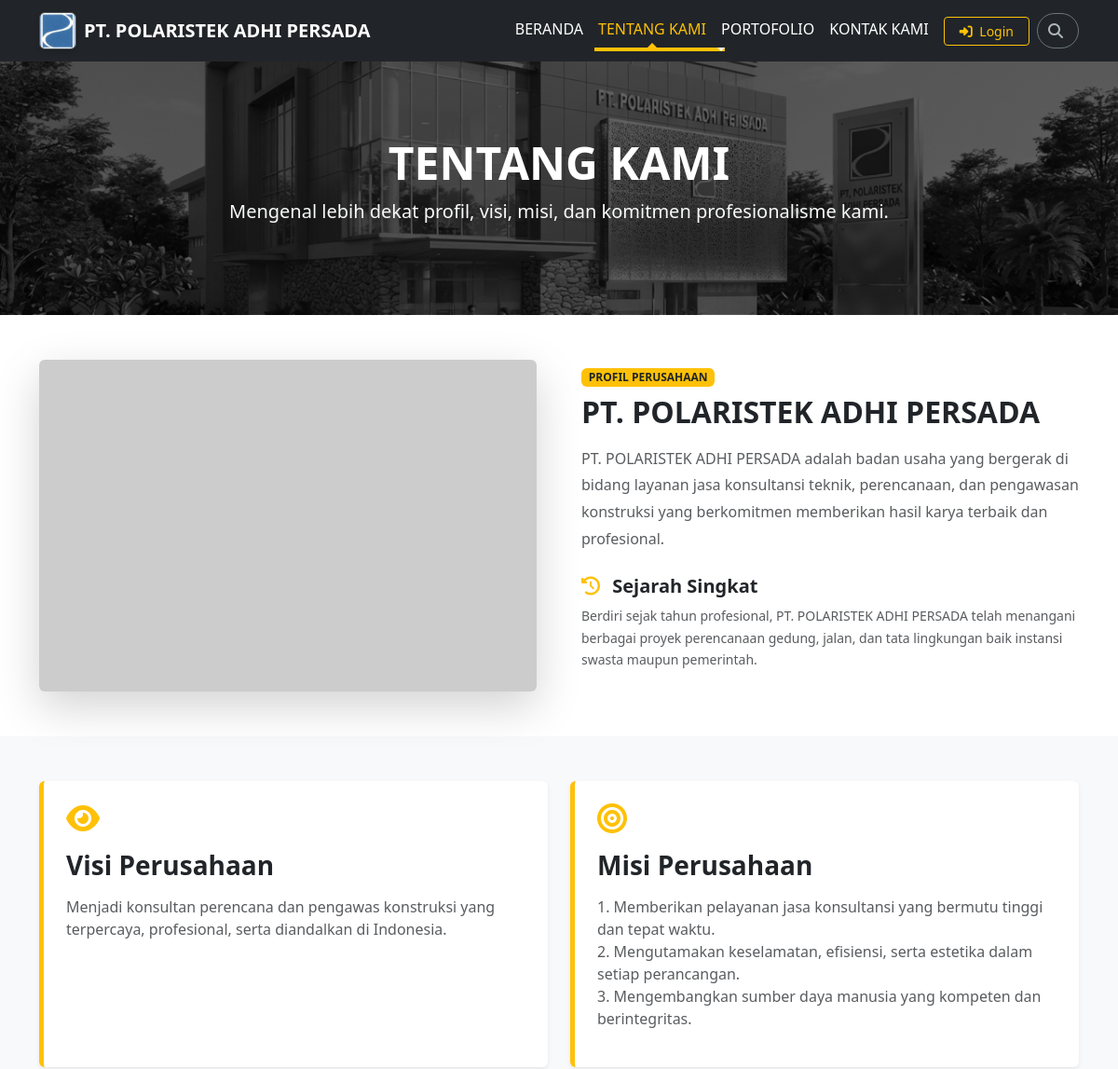
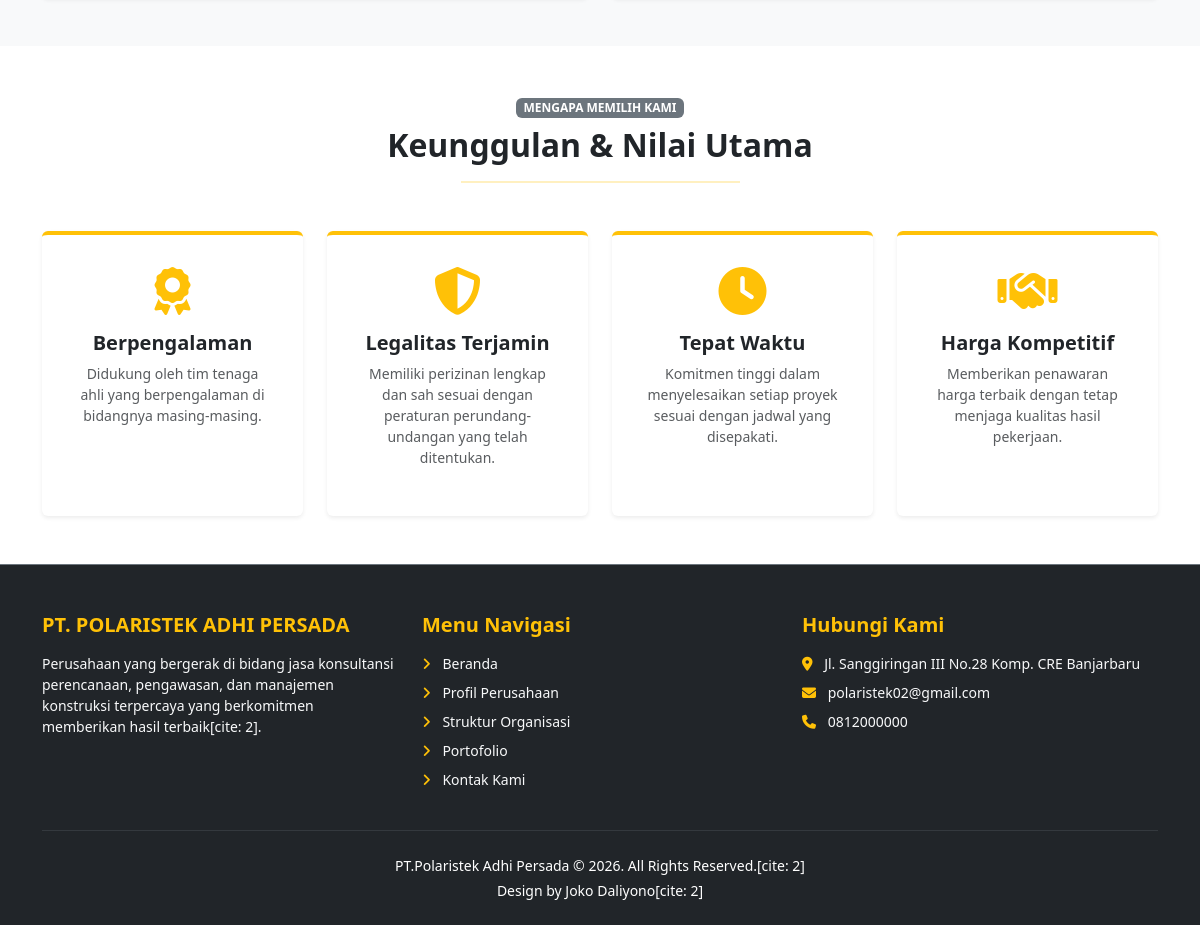
Screenshot of /tentangkami/profile_perusahaan.php with the database file from the repository (2 pictures, top to bottom).
### tables this page shows
CREATE TABLE `page_banners` (
  `id` int(11) NOT NULL,
  `page_name` varchar(50) NOT NULL,
  `title` varchar(100) NOT NULL,
  `subtitle` text DEFAULT NULL,
  `background_image` varchar(255) NOT NULL
);

CREATE TABLE `tentang_kami` (
  `id` int(11) NOT NULL,
  `judul_profil` varchar(255) NOT NULL,
  `deskripsi_profil` text NOT NULL,
  `sejarah` text NOT NULL,
  `visi` text NOT NULL,
  `misi` text NOT NULL,
  `gambar_profil` varchar(255) NOT NULL
);

CREATE TABLE `keunggulan_perusahaan` (
  `id` int(11) NOT NULL,
  `icon` varchar(50) NOT NULL,
  `judul` varchar(100) NOT NULL,
  `deskripsi` text NOT NULL
);

### tentangkami/profile_perusahaan.php (the view, shortened to what this page needs)
<?php
include '../koneksi/koneksi.php';
$query_profil = mysqli_query($conn, "SELECT * FROM tentang_kami WHERE id = 1");
$profil = mysqli_fetch_assoc($query_profil);
$query_keunggulan = mysqli_query($conn, "SELECT * FROM keunggulan_perusahaan");
$q_banner = mysqli_query($conn, "SELECT * FROM page_banners WHERE page_name='profil_perusahaan' ORDER BY id DESC LIMIT 1");
$banner = mysqli_fetch_assoc($q_banner);
$title = isset($banner['title']) ? $banner['title'] : 'TENTANG KAMI';
$subtitle = isset($banner['subtitle']) ? $banner['subtitle'] : 'Mengenal lebih dekat profil, visi, misi, dan komitmen profesionalisme kami.';
?>
<!DOCTYPE html>
<html lang="id">
<head>
    <link href="https://cdn.jsdelivr.net/npm/bootstrap@5.3.0/dist/css/bootstrap.min.css" rel="stylesheet">
    <link rel="stylesheet" href="https://cdnjs.cloudflare.com/ajax/libs/font-awesome/6.4.0/css/all.min.css">
</head>
<body>
<?php include '../koneksi/navbar.php'; ?>
<header class="hero-section text-center">
    <div class="container">
        <h1 class="fw-bold display-5"><?= htmlspecialchars($title); ?></h1>
        <p class="lead text-light"><?= htmlspecialchars($subtitle); ?></p>
    </div>
</header>
<section class="py-5">
    <div class="container">
        <div class="row align-items-center g-5">
            <div class="col-lg-6">
                <img src="../img/<?= htmlspecialchars($profil['gambar_profil']); ?>" alt="Profil Perusahaan" class="img-fluid rounded shadow-lg w-100" style="max-height: 400px; object-fit: cover;" onerror="this.src='https://via.placeholder.com/600x400';">
            </div>
            <div class="col-lg-6">
                <span class="badge bg-warning text-dark mb-2 fw-bold">PROFIL PERUSAHAAN</span>
                <h2 class="fw-bold mb-3"><?= htmlspecialchars($profil['judul_profil']); ?></h2>
                <p class="text-muted" style="line-height: 1.8;"><?= nl2br(htmlspecialchars($profil['deskripsi_profil'])); ?></p>
                <h5 class="fw-bold mt-4 text-dark"><i class="fas fa-history text-warning me-2"></i> Sejarah Singkat</h5>
                <p class="text-muted small" style="line-height: 1.7;"><?= nl2br(htmlspecialchars($profil['sejarah'])); ?></p>
            </div>
        </div>
    </div>
</section>
<section id="visimisi" class="py-5 bg-light">
    <div class="container">
        <div class="row g-4">
            <div class="col-md-6">
                <div class="p-4 shadow-sm bg-white rounded h-100 vision-mission-box">
                    <div class="text-warning mb-3">
                        <i class="fas fa-eye fa-2x"></i>
                    </div>
                    <h3 class="fw-bold mb-3">Visi Perusahaan</h3>
                    <p class="text-muted"><?= nl2br(htmlspecialchars($profil['visi'])); ?></p>
                </div>
            </div>
            <div class="col-md-6">
                <div class="p-4 shadow-sm bg-white rounded h-100 vision-mission-box">
                    <div class="text-warning mb-3">
                        <i class="fas fa-bullseye fa-2x"></i>
                    </div>
                    <h3 class="fw-bold mb-3">Misi Perusahaan</h3>
                    <p class="text-muted"><?= nl2br(htmlspecialchars($profil['misi'])); ?></p>
                </div>
            </div>
        </div>
    </div>
</section>
<section class="py-5">
    <div class="container">
        <div class="text-center mb-5">
            <span class="badge bg-secondary mb-2">MENGAPA MEMILIH KAMI</span>
            <h2 class="fw-bold">Keunggulan & Nilai Utama</h2>
            <hr class="w-25 mx-auto border-warning border-2">
        </div>
        <div class="row g-4">
            <?php while ($row = mysqli_fetch_assoc($query_keunggulan)): ?>
                <div class="col-md-6 col-lg-3">
                    <div class="card card-feature p-3 h-100 bg-white shadow-sm">
                        <div class="card-body text-center">
                            <div class="text-warning mb-3">
                                <i class="fas <?= htmlspecialchars($row['icon']); ?> fa-3x"></i>
                            </div>
                            <h5 class="fw-bold"><?= htmlspecialchars($row['judul']); ?></h5>
                            <p class="text-muted small mt-2"><?= htmlspecialchars($row['deskripsi']); ?></p>
                        </div>
                    </div>
                </div>
            <?php endwhile; ?>
        </div>
    </div>
</section>
<?php include '../koneksi/footer.php'; ?>
</body>
</html>

### rows the page displays
page_banners: title "TENTANG KAMI", subtitle "Mengenal lebih dekat profil, visi, misi, dan komitmen profesionalisme kami."
tentang_kami: judul_profil "PT. POLARISTEK ADHI PERSADA", deskripsi_profil "PT. POLARISTEK ADHI PERSADA adalah badan usaha yang bergerak di bidang layanan jasa konsultansi teknik, perencanaan, dan pengawasan konstruksi yang berkomitmen memberikan hasil karya terbaik dan profesional.", sejarah "Berdiri sejak tahun profesional, PT. POLARISTEK ADHI PERSADA telah menangani berbagai proyek perencanaan gedung, jalan, dan tata lingkungan baik instansi swasta maupun pemerintah.", visi "Menjadi konsultan perencana dan pengawas konstruksi yang terpercaya, profesional, serta diandalkan di Indonesia.", misi "1. Memberikan pelayanan jasa konsultansi yang bermutu tinggi dan tepat waktu. 2. Mengutamakan keselamatan, efisiensi, serta estetika dalam setiap perancangan. 3. Mengembangkan sumber daya manusia yang kompeten dan berintegritas."
keunggulan_perusahaan: judul "Berpengalaman", deskripsi "Didukung oleh tim tenaga ahli yang berpengalaman di bidangnya masing-masing."
keunggulan_perusahaan: judul "Legalitas Terjamin", deskripsi "Memiliki perizinan lengkap dan sah sesuai dengan peraturan perundang-undangan yang telah ditentukan."
keunggulan_perusahaan: judul "Tepat Waktu", deskripsi "Komitmen tinggi dalam menyelesaikan setiap proyek sesuai dengan jadwal yang disepakati."
keunggulan_perusahaan: judul "Harga Kompetitif", deskripsi "Memberikan penawaran harga terbaik dengan tetap menjaga kualitas hasil pekerjaan."
